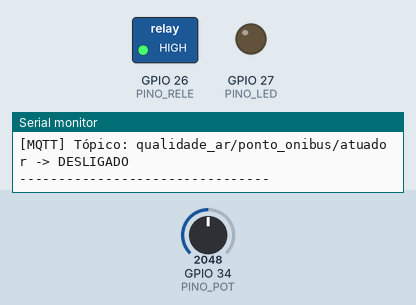
Bench run of a sketch on a simulated ESP32. Shown: switched loads named in the sketch (green lamp = pin HIGH), output pins drawn as LEDs (lit = HIGH), the last lines printed to the serial monitor. Inputs (shaded band) come from the test bench; at power-on: GPIO 34 (PINO_POT) = 2048. WiFi joins after 1.5 s; servers stay silent unless stated; no MQTT or app messages arrive unless stated.

Above: at 2.7 s.
2.8 s: GPIO 34 (PINO_POT) set to 2952
6.6 s: GPIO 34 (PINO_POT) set to 3026
At 8.8 s:
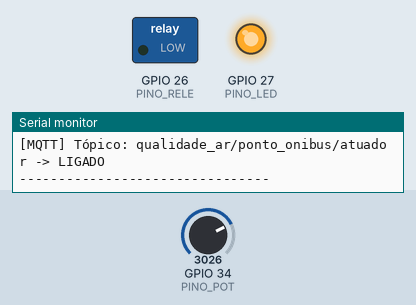
10.4 s: GPIO 34 (PINO_POT) set to 2960
At 11.8 s:
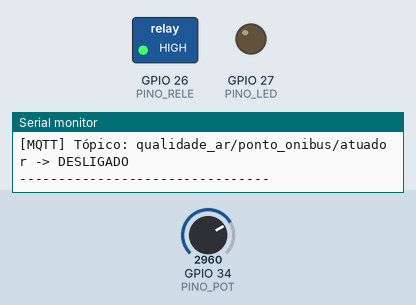
14.2 s: GPIO 34 (PINO_POT) set to 3040
At 17.5 s:
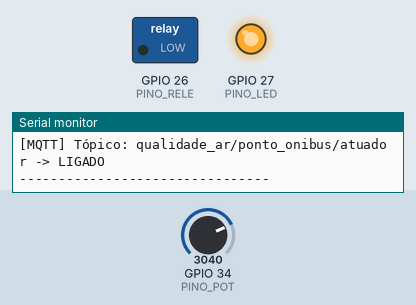
Timing chart, 0 to 19.0 s (numbered marks = the images above; inputs shaded):
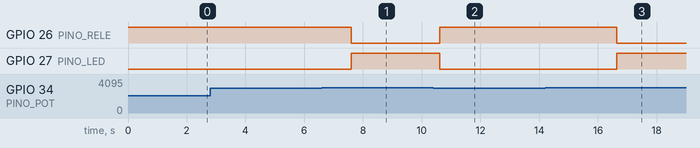

Measured:
- the behaviour switches between 2999 and 3000 on GPIO 34 (PINO_POT) (found by bisection; images 0 and 1)
- after the input at 6.6 s, GPIO 26 (PINO_RELE): HIGH → LOW after 1.0 s; GPIO 27 (PINO_LED): LOW → HIGH after 1.0 s
- after the input at 10.4 s, GPIO 26 (PINO_RELE): LOW → HIGH after 0.22 s; GPIO 27 (PINO_LED): HIGH → LOW after 0.22 s
- after the input at 14.2 s, GPIO 26 (PINO_RELE): HIGH → LOW after 2.4 s; GPIO 27 (PINO_LED): LOW → HIGH after 2.4 s

The sketch:

esp32_mqtt_mq135_final.ino
```cpp
/*
 * ============================================================
 * Sistema de Monitoramento da Qualidade do Ar em Pontos de Ônibus
 * Universidade Presbiteriana Mackenzie — Faculdade de Computação e Informática
 *
 * Autores: Sidney Quiota Alonso, André Luis de Oliveira, Leandro Carlos Fernandes
 * Ano: 2026
 *
 * Hardware:
 *   - ESP32 DevKit C V4
 *   - Sensor MQ-135 (simulado por potenciômetro no GPIO34)
 *   - Módulo Relé (GPIO26) — representa o ventilador DC
 *   - LED vermelho (GPIO27) — indicador visual do acionamento
 *
 * Protocolo: MQTT via Wi-Fi
 * Broker: broker.hivemq.com (público, porta 1883)
 * Rede Wi-Fi: Wokwi-GUEST (simulação no Wokwi)
 *
 * Tópicos MQTT:
 *   qualidade_ar/ponto_onibus/leitura  → valor ADC do sensor (0–4095)
 *   qualidade_ar/ponto_onibus/status   → "NORMAL", "MODERADO" ou "CRITICO"
 *   qualidade_ar/ponto_onibus/atuador  → "LIGADO" ou "DESLIGADO"
 *
 * Limiares de classificação:
 *   < 2000          → NORMAL   (LED apagado, relé desligado)
 *   >= 2000 < 3000  → MODERADO (LED apagado, relé desligado)
 *   >= 3000         → CRITICO  (LED aceso, relé acionado)
 *
 * Simulação: https://wokwi.com/projects/464845297652829185
 * Repositório: https://github.com/SidneyAlonso/monitoramento-qualidade-ar-iot
 * ============================================================
 */

#include <WiFi.h>
#include <PubSubClient.h>

// ─── Pinos ────────────────────────────────────────────────────────────────────
#define PINO_POT  34   // Potenciômetro (representa sensor MQ-135) — entrada analógica
#define PINO_RELE 26   // Módulo relé — saída digital
#define PINO_LED  27   // LED vermelho indicador — saída digital

// ─── Configurações Wi-Fi ──────────────────────────────────────────────────────
const char* ssid     = "Wokwi-GUEST";
const char* password = "";

// ─── Configurações MQTT ───────────────────────────────────────────────────────
const char* mqtt_server   = "broker.hivemq.com";
const int   mqtt_port     = 1883;
const char* mqtt_clientId = "ESP32_Ponto_Onibus_Sidney";

// ─── Tópicos MQTT ─────────────────────────────────────────────────────────────
const char* topicoLeitura = "qualidade_ar/ponto_onibus/leitura";
const char* topicoStatus  = "qualidade_ar/ponto_onibus/status";
const char* topicoAtuador = "qualidade_ar/ponto_onibus/atuador";

// ─── Limiares de classificação (valores ADC 0–4095) ───────────────────────────
const int limiteModerado = 2000;
const int limiteCritico  = 3000;

// ─── Intervalo de publicação ──────────────────────────────────────────────────
const unsigned long INTERVALO = 3000;  // 3 segundos

// ─── Objetos globais ──────────────────────────────────────────────────────────
WiFiClient   espClient;
PubSubClient client(espClient);

// ─── Funções auxiliares ───────────────────────────────────────────────────────

/**
 * Conecta à rede Wi-Fi e aguarda a conexão ser estabelecida.
 */
void conectarWiFi() {
  Serial.print("[WiFi] Conectando à rede: ");
  Serial.println(ssid);

  WiFi.begin(ssid, password);

  while (WiFi.status() != WL_CONNECTED) {
    delay(500);
    Serial.print(".");
  }

  Serial.println();
  Serial.print("[WiFi] Conectado! IP: ");
  Serial.println(WiFi.localIP());
}

/**
 * Conecta ao broker MQTT. Tenta reconectar em caso de falha.
 */
void conectarMQTT() {
  while (!client.connected()) {
    Serial.print("[MQTT] Conectando ao broker ");
    Serial.print(mqtt_server);
    Serial.print("...");

    if (client.connect(mqtt_clientId)) {
      Serial.println(" conectado!");
    } else {
      Serial.print(" falhou (rc=");
      Serial.print(client.state());
      Serial.println("). Tentando em 3s...");
      delay(3000);
    }
  }
}

/**
 * Publica uma mensagem em um tópico MQTT e exibe no monitor serial.
 */
void publicarMQTT(const char* topico, String mensagem) {
  client.publish(topico, mensagem.c_str());

  Serial.print("[MQTT] Tópico: ");
  Serial.print(topico);
  Serial.print(" -> ");
  Serial.println(mensagem);
}

// ─── Setup ────────────────────────────────────────────────────────────────────

void setup() {
  Serial.begin(115200);

  // Configuração dos pinos de saída
  pinMode(PINO_RELE, OUTPUT);
  pinMode(PINO_LED,  OUTPUT);

  // Estado inicial: relé desligado, LED apagado
  digitalWrite(PINO_RELE, HIGH);
  digitalWrite(PINO_LED,  LOW);

  Serial.println();
  Serial.println("=== Sistema de Monitoramento da Qualidade do Ar ===");
  Serial.println("=== Mackenzie IoT — ESP32 + MQ-135 + MQTT         ===");

  // Conexões
  conectarWiFi();

  client.setServer(mqtt_server, mqtt_port);
  conectarMQTT();

  Serial.println("[Setup] Sistema iniciado. Monitorando...");
}

// ─── Loop principal ───────────────────────────────────────────────────────────

void loop() {
  // Mantém conexão MQTT ativa
  if (!client.connected()) {
    Serial.println("[MQTT] Conexão perdida. Reconectando...");
    conectarMQTT();
  }
  client.loop();

  // Leitura do sensor (potenciômetro simulando MQ-135)
  int leitura = analogRead(PINO_POT);

  // Classificação da qualidade do ar e controle do atuador
  String status;
  String atuador;

  if (leitura >= limiteCritico) {
    status  = "CRITICO";
    atuador = "LIGADO";
    digitalWrite(PINO_LED,  HIGH);  // Acende LED
    digitalWrite(PINO_RELE, LOW);   // Aciona relé (lógica invertida)

  } else if (leitura >= limiteModerado) {
    status  = "MODERADO";
    atuador = "DESLIGADO";
    digitalWrite(PINO_LED,  LOW);   // Apaga LED
    digitalWrite(PINO_RELE, HIGH);  // Desliga relé

  } else {
    status  = "NORMAL";
    atuador = "DESLIGADO";
    digitalWrite(PINO_LED,  LOW);   // Apaga LED
    digitalWrite(PINO_RELE, HIGH);  // Desliga relé
  }

  // Publicação dos dados nos tópicos MQTT
  Serial.println("--------------------------------");
  publicarMQTT(topicoLeitura, String(leitura));
  publicarMQTT(topicoStatus,  status);
  publicarMQTT(topicoAtuador, atuador);
  Serial.println("--------------------------------");

  // Aguarda o próximo ciclo
  delay(INTERVALO);
}
```
